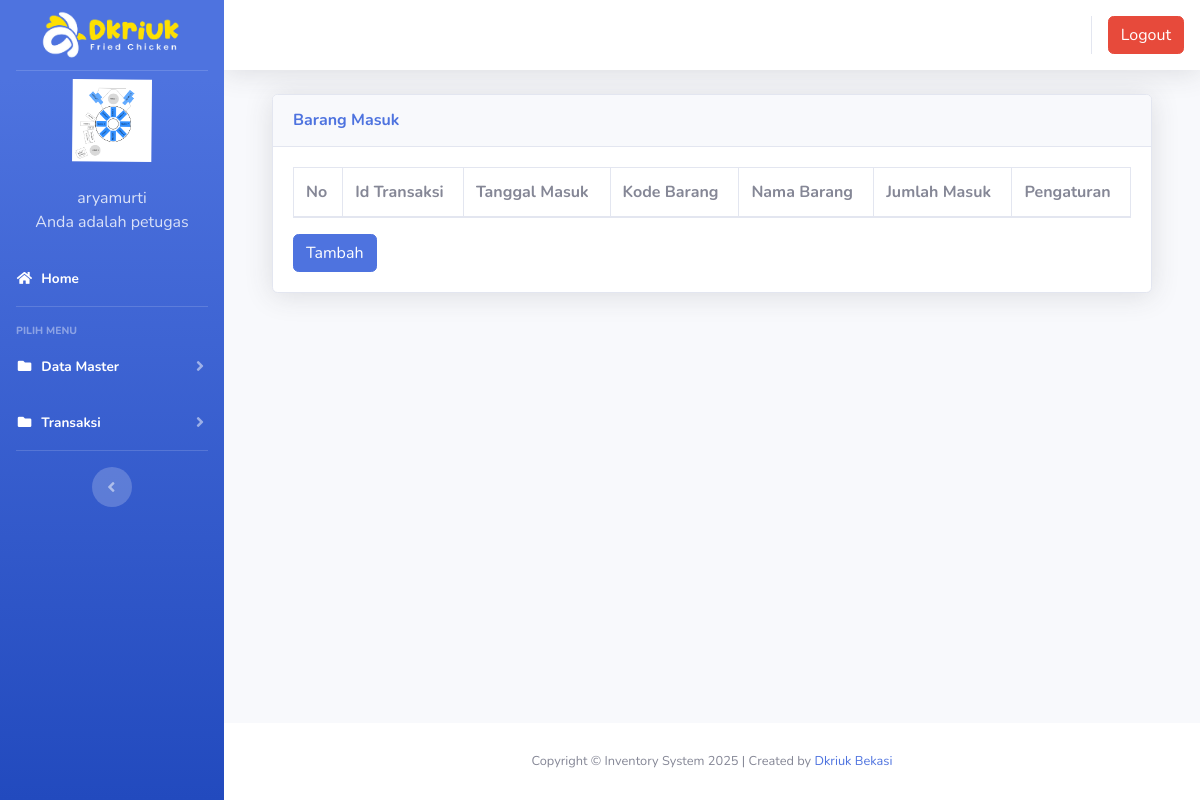
Before: /index2.php?page=barangmasuk (signed in) with the older database file.
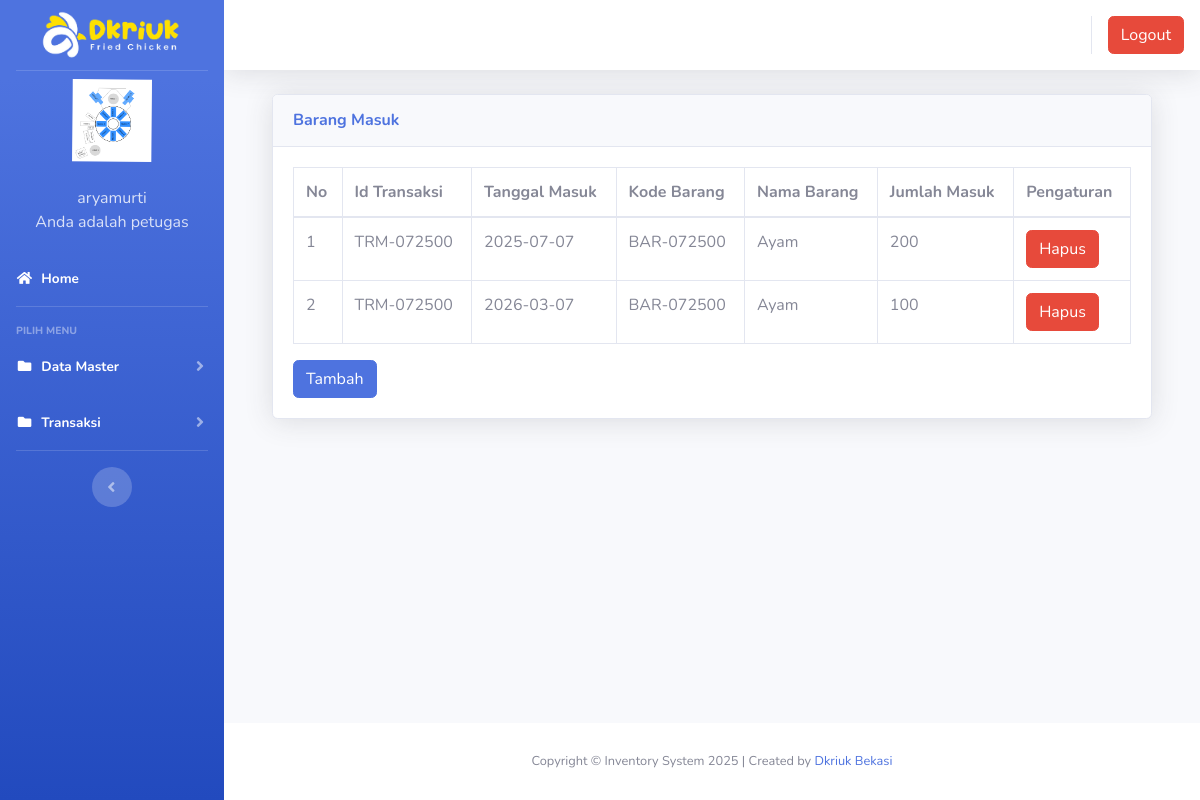
After: the same page with the newer database file.
### tables this page shows
CREATE TABLE IF NOT EXISTS `barang_masuk` (
  `id` int(11) NOT NULL AUTO_INCREMENT,
  `id_transaksi` varchar(10) NOT NULL,
  `tanggal` date NOT NULL,
  `kode_barang` varchar(10) NOT NULL,
  `nama_barang` varchar(50) NOT NULL,
  `pengirim` varchar(20) NOT NULL,
  `jumlah` int(11) NOT NULL DEFAULT 0,
  PRIMARY KEY (`id`)
);

### page/barangmasuk/barangmasuk.php (the view, shortened to what this page needs)
<div class="container-fluid">
  <div class="card shadow mb-4">
    <div class="card-header py-3">
      <h6 class="m-0 font-weight-bold text-primary">Barang Masuk</h6>
    </div>
    <div class="card-body">
      <div class="table-responsive">
        <table class="table table-bordered" id="dataTable" width="100%" cellspacing="0">
        <thead>
                                <tr>
			<th>No</th>
			<th>Id Transaksi</th>
			<th>Tanggal Masuk</th>
			<th>Kode Barang</th>
			<th>Nama Barang</th>
			<th>Jumlah Masuk</th>
			<th>Pengaturan</th>
                                </tr>
		</thead>
          <tbody>
            <?php
	$no = 1;
	$sql = $koneksi->query("select * from barang_masuk");
	while ($data = $sql->fetch_assoc()) {
	?>
                                <tr>
                                    <td><?php echo $no++; ?></td>
			<td><?php echo $data['id_transaksi'] ?></td>
			<td><?php echo $data['tanggal'] ?></td>
			<td><?php echo $data['kode_barang'] ?></td>
			<td><?php echo $data['nama_barang'] ?></td>
			<td><?php echo $data['jumlah'] ?></td>
			<td>
			<a onclick="return confirm('Apakah anda yakin akan menghapus data ini?')" href="?page=barangmasuk&aksi=hapusbarangmasuk&id_transaksi=<?php echo $data['id_transaksi'] ?>" class="btn btn-danger" >Hapus</a>
			</td>
                                </tr>
	<?php }?>
		   </tbody>
                        </table>
<a href="?page=barangmasuk&aksi=tambahbarangmasuk" class="btn btn-primary" >Tambah</a>
      </div>
    </div>
  </div>
</div>

Changed rows visible on the page:
added barang_masuk: id_transaksi "TRM-072500", tanggal "2025-07-07", kode_barang "BAR-072500", nama_barang "Ayam", jumlah "200"
added barang_masuk: id_transaksi "TRM-072500", tanggal "2026-03-07", kode_barang "BAR-072500", nama_barang "Ayam", jumlah "100"
